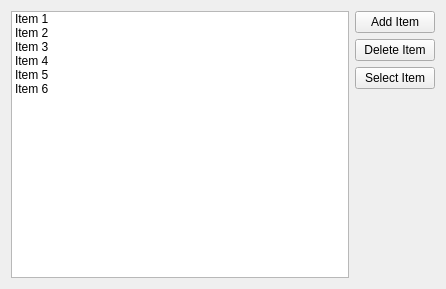
<?xml version="1.0" encoding="UTF-8"?>
<ui version="4.0">
 <class>Widget</class>
 <widget class="QWidget" name="Widget">
  <property name="geometry">
   <rect>
    <x>0</x>
    <y>0</y>
    <width>446</width>
    <height>289</height>
   </rect>
  </property>
  <property name="windowTitle">
   <string>Widget</string>
  </property>
  <layout class="QHBoxLayout" name="horizontalLayout">
   <item>
    <widget class="QListWidget" name="listWidget">
     <item>
      <property name="text">
       <string>Item 1</string>
      </property>
     </item>
     <item>
      <property name="text">
       <string>Item 2</string>
      </property>
     </item>
     <item>
      <property name="text">
       <string>Item 3</string>
      </property>
     </item>
     <item>
      <property name="text">
       <string>Item 4</string>
      </property>
     </item>
     <item>
      <property name="text">
       <string>Item 5</string>
      </property>
     </item>
     <item>
      <property name="text">
       <string>Item 6</string>
      </property>
     </item>
    </widget>
   </item>
   <item>
    <layout class="QVBoxLayout" name="verticalLayout">
     <item>
      <widget class="QPushButton" name="addItemButt">
       <property name="text">
        <string>Add Item</string>
       </property>
      </widget>
     </item>
     <item>
      <widget class="QPushButton" name="delItemButt">
       <property name="text">
        <string>Delete Item</string>
       </property>
      </widget>
     </item>
     <item>
      <widget class="QPushButton" name="selectItemButt">
       <property name="text">
        <string>Select Item</string>
       </property>
      </widget>
     </item>
     <item>
      <spacer name="verticalSpacer">
       <property name="orientation">
        <enum>Qt::Vertical</enum>
       </property>
       <property name="sizeHint" stdset="0">
        <size>
         <width>20</width>
         <height>198</height>
        </size>
       </property>
      </spacer>
     </item>
    </layout>
   </item>
  </layout>
 </widget>
 <resources/>
 <connections/>
</ui>
